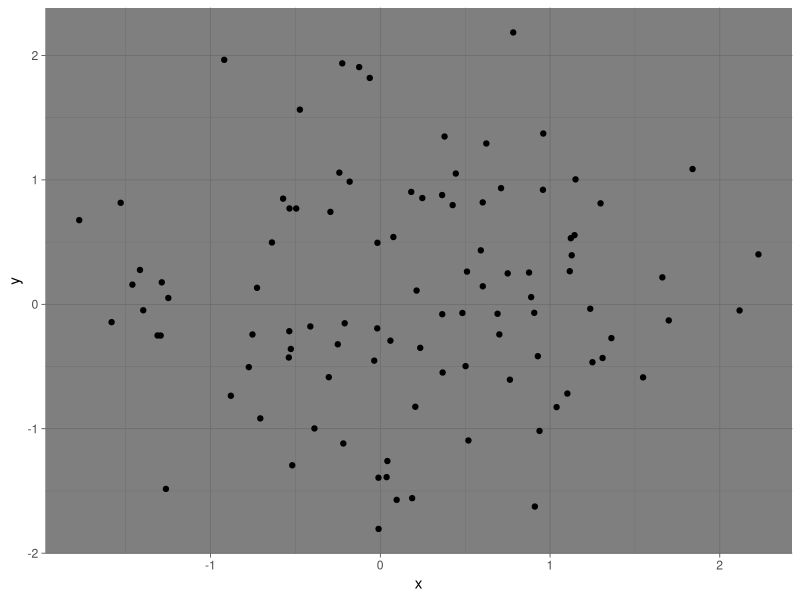

The R source for this figure:
install.packages("ggplot2")

library(ggplot2)

#dataframes

df = data.frame(x = rnorm(100),y = rnorm(100))

#rnorm > random vals

#scatter plot
ggplot(df,aes(x=x,y=y))+
  geom_point() +
  theme_dark()
